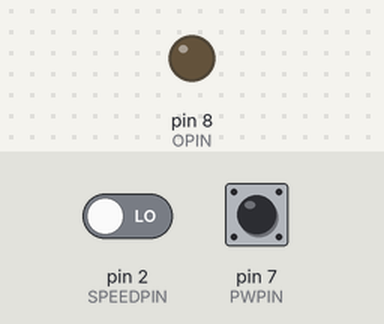
This sketch was run on a simulated Arduino Uno, built with avr-gcc and run on an emulated ATmega328P. Parts: output pins drawn as LEDs (lit = HIGH). The test bench sets the inputs (shaded band); at power-on: pin 7 (PWPIN) LOW, pin 2 (SPEEDPIN) LOW. What the sketch prints to the serial monitor is not drawn.

Above: at 1.2 s.
1.3 s: pin 7 (PWPIN) pulsed HIGH 5 times (0.12 s each, 0.3 s apart)
At 6.9 s:
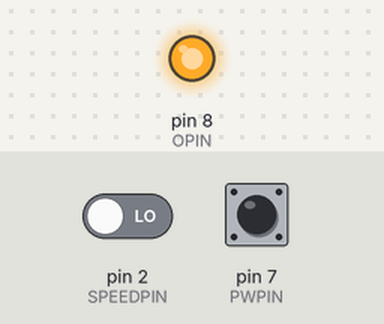
Timing chart, 0 to 16.3 s (numbered marks = the images above; inputs shaded):
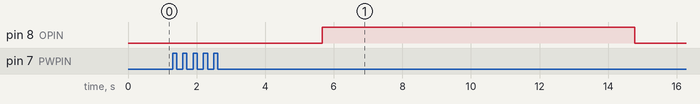

Measured:
- after the input at 1.3 s, pin 8 (OPIN): LOW → HIGH after 4.4 s, → LOW 9.1 s later

The sketch:

SONAR.ino
```cpp
#include <Average.h>

#define SAMPLES 9
#define PWPIN 7
#define OPIN 8 // output pin
#define SPEEDPIN 2 // speed controller pin

//declare an array to store the samples. not necessary to zero the array values here, it just makes the code clearer
Average <int> avg(SAMPLES);
long pulse;
int modE; //AVERAGE DISTANCE

int distance;
int perimeter = 59.69;//p=pi*19 cm
int sensorVal;  // variable to store the value coming from the sensor
volatile int countd = 0;

void setup() {
  //Open up a serial connection
  Serial.begin(9600);
  pinMode(PWPIN, INPUT);
  pinMode(OPIN, OUTPUT);
  pinMode(SPEEDPIN, INPUT);
  attachInterrupt(digitalPinToInterrupt(SPEEDPIN), isr, CHANGE);
}

//Main loop where the action takes place
void loop() {

  for(int i = 0; i < SAMPLES; i++)
  {
    pulse = pulseIn(PWPIN, HIGH);
    avg.push(pulse/58);
    delay(10);
  }

  modE = avg.mode();
  //////////////////////////////////////////
  //COLLISION DETECTION
  //MINIMUM MEASURED DISTANCE 14 CENTIMETERS
  //MAXIMUM MEASURED DISTANCE 642 CENTIMETERS
  if(modE <= 20) //IF THE FRONT OF THE CAR GOT CLOSER THAN 50 CENTIMETERS, TERMINATE DRIVING
  {
    Serial.println("stopping");
    digitalWrite(OPIN, LOW);
  }
  else
  {
    digitalWrite(OPIN, HIGH);
  }

  sensorVal = digitalRead(SPEEDPIN);
  distance = perimeter*countd/24;
  delay(20);
}

void isr() {
    countd++;
}
```
